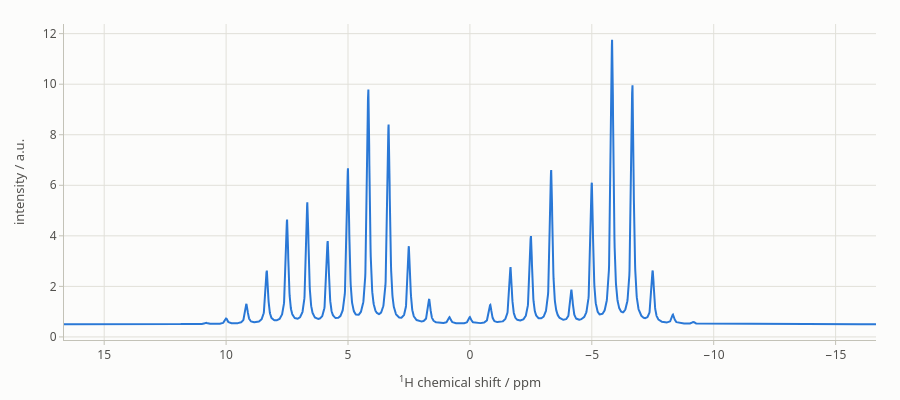

Notebook cell for this chart:
### Code cell
from spynach.plotting import plot_1d

fid_apod = fid * np.exp(-6 * np.arange(pars["npoints"]) / pars["npoints"])
spectrum = np.fft.fftshift(np.fft.fft(fid_apod, pars["zerofill"]))
plot_1d(spin_system_csa, spectrum.real, {**pars, "invert_axis": True})

### Figure 1 — Plotly figure (JSON) as saved in the notebook; plotly's stock layout.template omitted (floating-point values rounded to 4 significant figures; data arrays with more than 128 entries replaced by an {"elided": "..."} marker saying what was removed)
{"data": [{"hovertemplate": "%{y:.4g}<extra></extra>", "line": {"color": "#2a78d6", "width": 2}, "mode": "lines", "name": "", "y": {"elided": "4096 float values"}, "type": "scatter", "x": {"elided": "4096 float values"}}], "layout": {"font": {"family": "system-ui, -apple-system, \"Segoe UI\", Roboto, sans-serif", "color": "#0b0b0b", "size": 13}, "margin": {"l": 64, "r": 24, "t": 24, "b": 56}, "xaxis": {"tickfont": {"color": "#52514e", "size": 12}, "title": {"font": {"color": "#52514e", "size": 13}, "text": "<sup>1</sup>H chemical shift / ppm"}, "showgrid": true, "gridcolor": "#e1e0d9", "gridwidth": 1, "zeroline": false, "showline": true, "linecolor": "#c3c2b7", "linewidth": 1, "mirror": false, "ticks": "outside", "tickcolor": "#c3c2b7", "ticklen": 4, "showspikes": true, "spikemode": "across", "spikesnap": "cursor", "spikethickness": 1, "spikedash": "solid", "spikecolor": "#898781", "range": [16.65, -16.66], "hoverformat": ".4f"}, "yaxis": {"tickfont": {"color": "#52514e", "size": 12}, "title": {"font": {"color": "#52514e", "size": 13}, "text": "intensity / a.u."}, "showgrid": true, "gridcolor": "#e1e0d9", "gridwidth": 1, "zeroline": false, "showline": true, "linecolor": "#c3c2b7", "linewidth": 1, "mirror": false, "ticks": "outside", "tickcolor": "#c3c2b7", "ticklen": 4, "showspikes": false, "spikemode": "across", "spikesnap": "cursor", "spikethickness": 1, "spikedash": "solid", "spikecolor": "#898781", "exponentformat": "power"}, "legend": {"font": {"color": "#52514e"}, "orientation": "h", "x": 0, "xanchor": "left", "y": 1.02, "yanchor": "bottom", "bgcolor": "rgba(0,0,0,0)"}, "hoverlabel": {"font": {"color": "#0b0b0b", "family": "system-ui, -apple-system, \"Segoe UI\", Roboto, sans-serif"}, "bgcolor": "#fcfcfb", "bordercolor": "rgba(11,11,11,0.10)"}, "modebar": {"bgcolor": "rgba(0,0,0,0)", "color": "#898781", "activecolor": "#52514e", "remove": ["lasso2d", "select2d"]}, "height": 400, "paper_bgcolor": "#fcfcfb", "plot_bgcolor": "#fcfcfb", "title": {}, "dragmode": "zoom", "hovermode": "x unified", "showlegend": false}}
